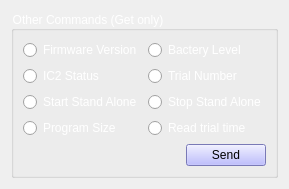
              <widget class="QWidget" name="tab_other">
               <attribute name="title">
                <string>Others</string>
               </attribute>
               <layout class="QHBoxLayout" name="horizontalLayout_20">
                <item>
                 <widget class="QGroupBox" name="groupBox_other_g">
                  <property name="styleSheet">
                   <string notr="true">color: rgb(255, 255, 255);</string>
                  </property>
                  <property name="title">
                   <string>Other Commands (Get only)</string>
                  </property>
                  <layout class="QHBoxLayout" name="horizontalLayout_21">
                   <item>
                    <layout class="QVBoxLayout" name="verticalLayout_13">
                     <item>
                      <layout class="QHBoxLayout" name="horizontalLayout_19">
                       <item>
                        <layout class="QVBoxLayout" name="verticalLayout_11">
                         <item>
                          <widget class="QRadioButton" name="radioButton_fw">
                           <property name="text">
                            <string>Firmware Version</string>
                           </property>
                          </widget>
                         </item>
                         <item>
                          <widget class="QRadioButton" name="radioButton_ic2_status">
                           <property name="text">
                            <string>IC2 Status</string>
                           </property>
                          </widget>
                         </item>
                         <item>
                          <widget class="QRadioButton" name="radioButton_startAlone">
                           <property name="text">
                            <string>Start Stand Alone</string>
                           </property>
                          </widget>
                         </item>
                         <item>
                          <widget class="QRadioButton" name="radioButton_prog_size">
                           <property name="text">
                            <string>Program Size</string>
                           </property>
                          </widget>
                         </item>
                        </layout>
                       </item>
                       <item>
                        <layout class="QVBoxLayout" name="verticalLayout_12">
                         <item>
                          <widget class="QRadioButton" name="radioButton_bactery_level">
                           <property name="text">
                            <string>Bactery Level</string>
                           </property>
                          </widget>
                         </item>
                         <item>
                          <widget class="QRadioButton" name="radioButton_trial_num">
                           <property name="text">
                            <string>Trial Number</string>
                           </property>
                          </widget>
                         </item>
                         <item>
                          <widget class="QRadioButton" name="radioButton_stopAlone">
                           <property name="text">
                            <string>Stop Stand Alone</string>
                           </property>
                          </widget>
                         </item>
                         <item>
                          <widget class="QRadioButton" name="radioButton_readTrialTime">
                           <property name="text">
                            <string>Read trial time</string>
                           </property>
                          </widget>
                         </item>
                        </layout>
                       </item>
                      </layout>
                     </item>
                     <item>
                      <layout class="QHBoxLayout" name="horizontalLayout_18">
                       <item>
                        <spacer name="horizontalSpacer_10">
                         <property name="orientation">
                          <enum>Qt::Horizontal</enum>
                         </property>
                         <property name="sizeHint" stdset="0">
                          <size>
                           <width>40</width>
                           <height>20</height>
                          </size>
                         </property>
                        </spacer>
                       </item>
                       <item>
                        <widget class="QPushButton" name="pushButton_send_other_g">
                         <property name="styleSheet">
                          <string notr="true">background-color: rgb(170, 170, 255);
color: rgb(0, 0, 0);</string>
                         </property>
                         <property name="text">
                          <string>Send</string>
                         </property>
                        </widget>
                       </item>
                      </layout>
                     </item>
                    </layout>
                   </item>
                  </layout>
                 </widget>
                </item>
               </layout>
              </widget>
